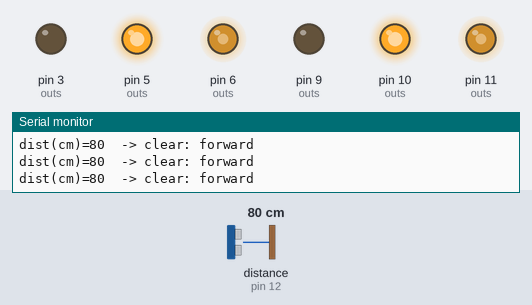
Recording of a sketch running on a simulated Arduino Uno, built with avr-gcc and run on an emulated ATmega328P. On the bench: output pins drawn as LEDs (lit = HIGH), the last lines printed to the serial monitor. Wiring (inferred from the names in the program): ultrasonic range finder: trigger pin 13; echo pin 12. Dashed ring = blinking. The test bench sets the inputs (shaded band); at power-on: distance to the obstacle (sensor on pin 12) 80 cm. The echo pulse lasts 58.3 µs per cm; pins used as bus, display or sensor lines are not drawn.

Above: at 3.2 s.
3.3 s: distance to the obstacle (sensor on pin 12) set to 19 cm
6.3 s: distance to the obstacle (sensor on pin 12) set to 15 cm
At 6.8 s:
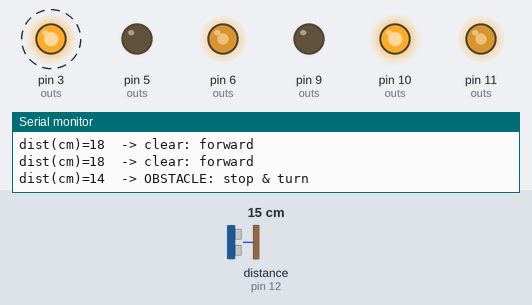
9.3 s: distance to the obstacle (sensor on pin 12) set to 35 cm
At 9.52 s:
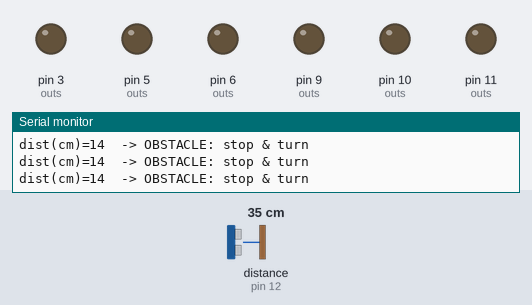
11.1 s: distance to the obstacle (sensor on pin 12) set to 2 cm
At 11.97 s:
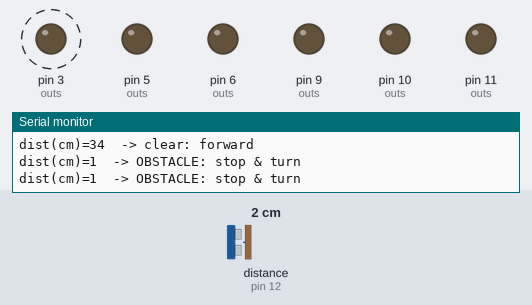
Timing chart, 0 to 15.1 s (numbered marks = the images above; inputs shaded):
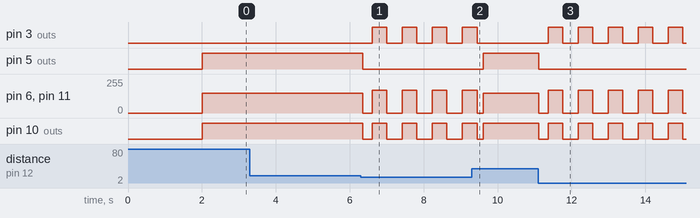

Measured:
- the behaviour switches between 17 and 16 cm on distance to the obstacle (sensor on pin 12) (found by bisection; images 0 and 1)
- after the input at 6.3 s, pin 3 (outs): alternates HIGH for 0.40 s and LOW for 0.41 s, starting after 0.31 s; pin 5 (outs): HIGH → LOW after 0.06 s; pin 6 (outs), pin 11 (outs): 150/255 → 0/255 after 0.06 s, then repeats every 0.81 s: 170/255 0.40 s, 0/255 0.41 s; pin 10 (outs): HIGH → LOW after 0.06 s, then repeats every 0.81 s: HIGH 0.40 s, LOW 0.41 s
- after the input at 9.3 s, pin 3 (outs): goes on until 9.4 s, then stays LOW; pin 5 (outs): LOW → HIGH after 0.31 s
- after the input at 11.1 s, pin 3 (outs): alternates HIGH for 0.40 s and LOW for 0.41 s, starting after 0.27 s; pin 5 (outs): HIGH → LOW at once; pin 6 (outs), pin 11 (outs): 150/255 → 0/255 at once, then repeats every 0.81 s: 170/255 0.40 s, 0/255 0.41 s; pin 10 (outs): HIGH → LOW at once, then repeats every 0.81 s: HIGH 0.40 s, LOW 0.41 s

The sketch:

06_obstacle_avoid_test.ino
```cpp
/*
 * 06_obstacle_avoid_test — 모터 + 초음파 결합 (장애물 회피)
 * ---------------------------------------------------------------------------
 * main_robot.ino 의 모터/초음파 로직·핀·상수를 그대로 참조한 축소판 테스트.
 * 동작: 전진 → 앞에 장애물 감지 → 잠깐 멈춤 → 회전(방향 전환) → 다시 전진.
 *
 * 핀맵 (통합 배치도):
 *   좌 채널: EN=11(PWM) IN1=10 IN2=9
 *   우 채널: EN=6(PWM)  IN1=5  IN2=3
 *   초음파 : TRIG=D13, ECHO=D12
 *
 * ※ 이 테스트는 낭떠러지 센서가 없으므로 회피 동작 중 delay() 사용이 안전하다.
 *   (실주행 펌웨어 main_robot 은 낭떠러지 최우선 때문에 비차단으로 구성됨.)
 */

// ---- 모터 핀 ----
const uint8_t L_EN = 11, L_IN1 = 10, L_IN2 = 9;   // 좌 채널
const uint8_t R_EN = 6,  R_IN1 = 5,  R_IN2 = 3;   // 우 채널

// ---- 초음파 핀 ----
const uint8_t PIN_TRIG = 13;
const uint8_t PIN_ECHO = 12;

// ---- 튜닝 상수 (main_robot 과 동일) ----
const uint8_t  SPEED_CRUISE = 150;   // 주행
const uint8_t  SPEED_TURN   = 170;   // 회전
const uint16_t OBSTACLE_CM  = 15;    // 이 거리 이하면 장애물
const uint16_t TURN_MS      = 400;   // 회전 시간(실측 보정)
const uint16_t PAUSE_MS     = 250;   // 장애물 앞 "잠깐 멈춤" 시간
const uint32_t ECHO_TIMEOUT_US = 8000;   // ~1.3m. pulseIn 블로킹 상한

// 좌/우 채널 속도 보정 (main_robot 과 동일). 100 = 보정 없음.
const uint16_t TRIM_LEFT  = 100;
const uint16_t TRIM_RIGHT = 100;

// ─────────────────────────────────────────────────────────────────────────
//  모터 제어 (스키드 스티어). speed: -255~255 (음수 = 후진)
// ─────────────────────────────────────────────────────────────────────────
void sideDrive(uint8_t en, uint8_t in1, uint8_t in2, int speed, uint16_t trim) {
  int mag = speed;
  if (mag < 0) mag = -mag;
  mag = (int)(((uint32_t)mag * trim) / 100);
  if (mag > 255) mag = 255;
  if (speed > 0)      { digitalWrite(in1, HIGH); digitalWrite(in2, LOW); }
  else if (speed < 0) { digitalWrite(in1, LOW);  digitalWrite(in2, HIGH); }
  else                { digitalWrite(in1, LOW);  digitalWrite(in2, LOW); }
  analogWrite(en, (uint8_t)mag);
}

void drive(int left, int right) {
  sideDrive(L_EN, L_IN1, L_IN2, left,  TRIM_LEFT);
  sideDrive(R_EN, R_IN1, R_IN2, right, TRIM_RIGHT);
}

void stopMotors()     { drive(0, 0); }
void forward(int s)   { drive(s, s); }
void spinRight(int s) { drive(s, -s); }   // 좌 전진 / 우 후진 → 제자리 우회전

// ─────────────────────────────────────────────────────────────────────────
//  초음파 거리 측정 (main_robot 과 동일한 방식)
// ─────────────────────────────────────────────────────────────────────────
uint16_t readDistanceCm() {
  digitalWrite(PIN_TRIG, LOW);  delayMicroseconds(2);
  digitalWrite(PIN_TRIG, HIGH); delayMicroseconds(10);
  digitalWrite(PIN_TRIG, LOW);
  uint32_t us = pulseIn(PIN_ECHO, HIGH, ECHO_TIMEOUT_US);
  if (us == 0) return 999;               // 타임아웃 = 반사 없음(트여 있음)
  return (uint16_t)(us / 58UL);          // 왕복 → cm
}

void setup() {
  uint8_t outs[] = {L_EN, L_IN1, L_IN2, R_EN, R_IN1, R_IN2, PIN_TRIG};
  for (uint8_t i = 0; i < sizeof(outs); i++) pinMode(outs[i], OUTPUT);
  pinMode(PIN_ECHO, INPUT);
  digitalWrite(PIN_TRIG, LOW);
  stopMotors();

  Serial.begin(9600);
  Serial.println(F("=== obstacle avoid test (motor + ultrasonic) ==="));
  delay(2000);   // 로봇 내려놓을 시간
}

void loop() {
  uint16_t cm = readDistanceCm();
  Serial.print(F("dist(cm)="));
  Serial.print(cm);

  if (cm <= OBSTACLE_CM) {
    // 장애물: 잠깐 멈춘 뒤 회전해서 방향 전환
    Serial.println(F("  -> OBSTACLE: stop & turn"));
    stopMotors();
    delay(PAUSE_MS);
    spinRight(SPEED_TURN);
    delay(TURN_MS);
    stopMotors();
    delay(100);
  } else {
    // 트여 있음: 전진
    Serial.println(F("  -> clear: forward"));
    forward(SPEED_CRUISE);
  }

  delay(60);   // 측정 주기
}
```
